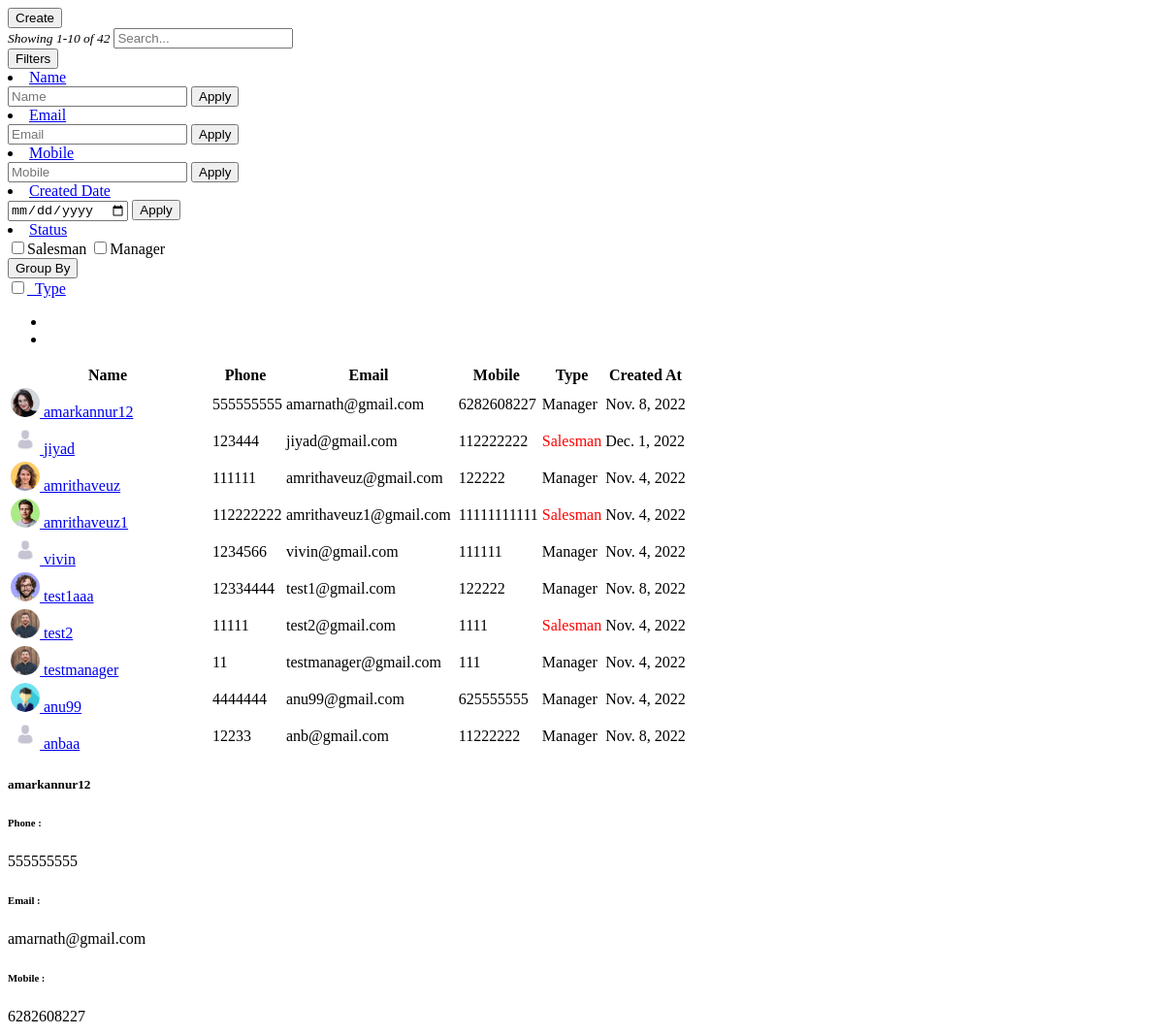
Before: /next_page_action_url_user (upper part) with the older database file.
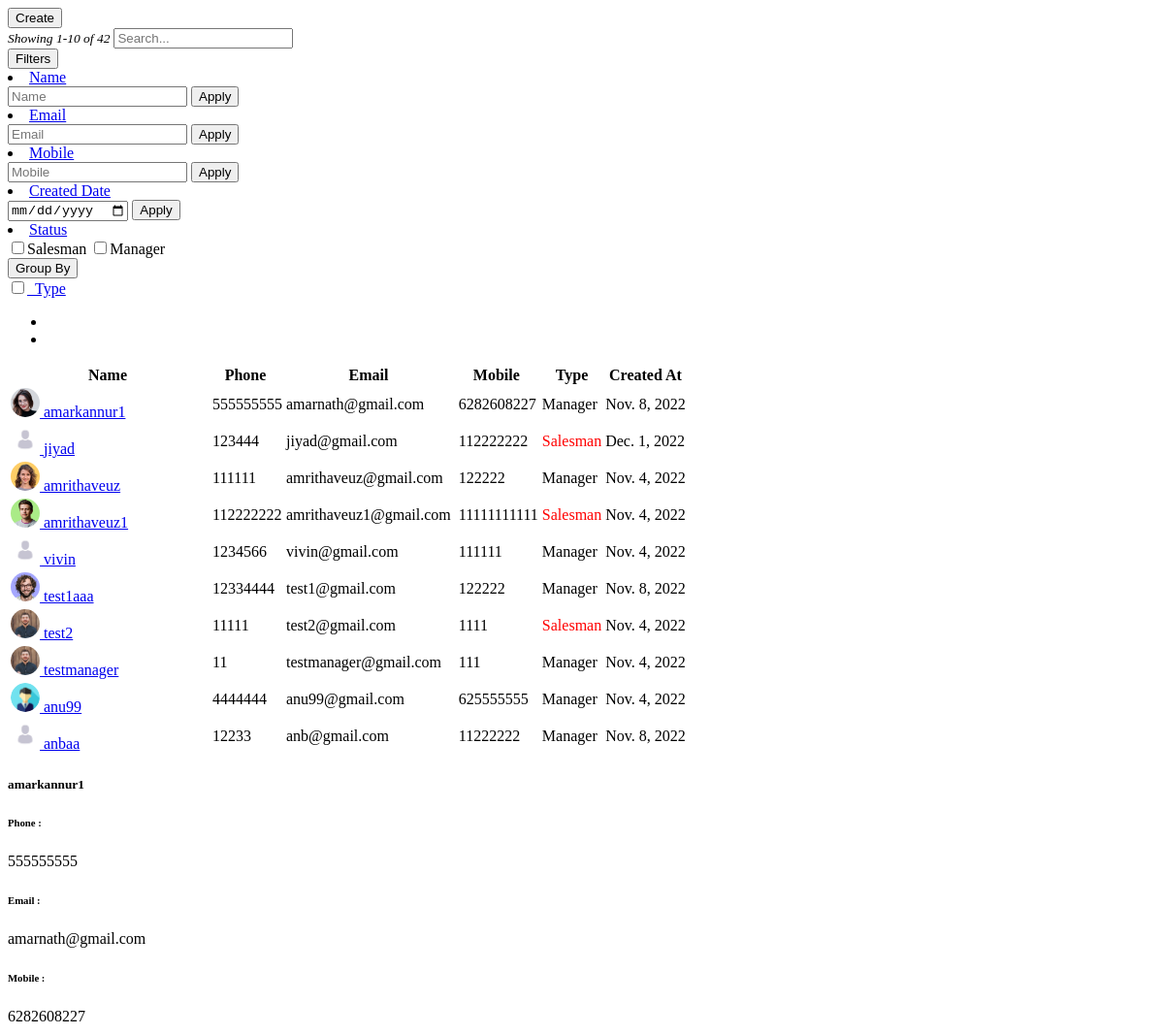
After: the same page with the newer database file.
### super_admin/models.py (models this page shows)
class common(models.Model):  # COMM0N
    dt = models.DateField(auto_now=True)
    tm = models.TimeField(auto_now=True)
    updated = models.DateTimeField(default=timezone.now)
    status = models.CharField(max_length=255, null=True)
    class Meta:
        abstract = True

class user_Details(common):
    auth_user = models.ForeignKey(User,on_delete=models.CASCADE,related_name="auth_user_login_id", null=True)
    name = models.CharField(max_length=255,null=True)
    phone = models.CharField(max_length=255,null=True)
    email = models.EmailField(null=True)
    mobile = models.CharField(max_length=255,null=True)
    emp_id = models.CharField(max_length=255,null=True)
    address1 = models.CharField(max_length=255,null=True)
    address2 = models.CharField(max_length=255,null=True)
    city = models.CharField(max_length=255,null=True)
    state = models.CharField(max_length=255,null=True)
    country = models.CharField(max_length=255,null=True)
    zip = models.CharField(max_length=255,null=True)
    password_geration_type = models.CharField(max_length=255,choices=password_generate_option,null=True)
    user_type = models.CharField(max_length=255,choices=login_user_type,null=True)
    atatchment = models.FileField(upload_to="user_image",null=True)
    created_by = models.ForeignKey(User,on_delete=models.CASCADE,related_name="added_by_user_id", null=True)
    plot_list_view = models.CharField(max_length=255,null=True)
    price_visibility = models.IntegerField(null=True,default=1)
    property_access =  models.CharField(max_length=255,choices=property_access_option,null=True)
    manager_nav_ploat_permission = models.IntegerField(default=0)
    manager_nav_user_permission = models.IntegerField(default=0)
    manager_nav_plot_edit_permission = models.IntegerField(default=0)
    manager_nav_booking_cancel_permission = models.IntegerField(default=0)
    manager_nav_customer_read_permission = models.IntegerField(default=0)
    manager_nav_customer_write_permission = models.IntegerField(default=0)
    manager_nav_customer_edit_permission = models.IntegerField(default=0)
    manager_nav_document_read_permission = models.IntegerField(default=0)
    manager_nav_document_write_permission = models.IntegerField(default=0)
    manager_nav_document_edit_permission = models.IntegerField(default=0)

### super_admin/views.py (the view)
# urls.py: path('next_page_action_url_user', views.next_page_action_url_user, name="next_page_action_url_user"),
def next_page_action_url_user(request):
    page_number = request.GET.get("page")
    data = user_Details.objects.all()
    data_paginator = Paginator(data, 10)
    try:
        page_obj = data_paginator.get_page(page_number)
    except PageNotAnInteger:
        page_obj = data_paginator.page(1)
    context = {
        "data": data,
        'page_obj': page_obj
    }
    return render(request, 'super_admin/demo_result_user.html', context)

### super_admin/templates/super_admin/demo_result_user.html (shortened to what the changed rows need)
{% load static %}
<div class="tab-pane active" id="home1" role="tabpanel">
    <div class="tab-content">
        <div class="tab-pane active" id="ho" role="tabpanel">
            <div class="table-responsive mb-1  mt-2">
                <table class="table table-nowrap align-middle user_table"
                    id="orderTable">
                    <thead class="table-light">
                        <tr class="text-uppercase">
                            <th class="sort"
                                data-sort="customer_name" style="width:200px;">
                                Name</th>
                            <th class="sort"
                                data-sort="product_name">
                               Phone
                            </th>
                            <th class="sort" data-sort="date">Email</th>
                            <th class="sort" data-sort="company">
                               Mobile
                            </th>
                            <th class="sort" data-sort="company">
                                Type
                             </th>
                            <th class="sort" data-sort="company">
                               Created At
                            </th>
                        </tr>
                    </thead>
                    <tbody class="list form-check-all append_search_result">
                        {% for i in page_obj  %}
                        <tr >
                            {% if i.atatchment == "" %}
                            <td class="id" onclick="window.location='user_edit?id={{i.id}}'"><img style="width:30px;    border-radius: 50%;" src="{% static 'adminicon.jpg' %}" class="m-1"/><a href="user_edit?id={{i.id}}"
                                    class="fw-medium link-primary">&nbsp;{{i.name}}</a>
                            </td>
                            {% else %}
                            <td class="id"><img style="width:30px;    border-radius: 50%;" src="./media/{{i.atatchment}}" class="m-1"/><a href="user_edit?id={{i.id}}"
                                    class="fw-medium link-primary">&nbsp;{{i.name}}</a>
                            </td>
                            {% endif %}
                            <td class="customer_name">&nbsp;{{i.phone}}
                            </td>
                            <td class="product_name">{{i.email}}</td>
                            <td class="date">&nbsp;{{i.mobile}}</td>
                            <td class="company">
                                {% if i.user_type == "manager" %}
                                <span
                                    class="badge badge-soft-success text-uppercase">Manager</span>
                                {% elif i.user_type == "salesman"  %}
                                <span style="color: red!important"
                                    class="badge badge-soft-success text-uppercase">Salesman</span>
                                    {% elif i.user_type == "admin"  %}
                                    <span style="color: rgb(35, 43, 156)!important"
                                        class="badge badge-soft-success text-uppercase">Admin</span>
                                {% endif %}
                                </td>
                            <td class="status">{{i.dt}}
                            </td>
                        </tr>
                        {% endfor %}
                    </tbody>
                </table>
            </div>
        </div>
        <div class="tab-pane" id="pro" role="tabpanel">
                        <div class='app'>
                            <main class='project1'>
                                <div class='project-tasks1 mb-1 append_card_view'>
                                {% for i in page_obj %}
                                    <div class='project-column'>
                                        <a href="user_edit?id={{i.id}}" style="text-decoration: none;color: black">
                                        <div class="customer-bx">
                                            <div class="customer-content">
                                                <h5>{{i.name}}</h5>
                                                <span class="d-flex"><h6>Phone : </h6> {{i.phone}}</span>
                                                <span class="d-flex"><h6>Email : </h6> {{i.email}}</span>
                                                <span class="d-flex"><h6>Mobile : </h6> {{i.mobile}}</span>
                                            </div>
                                        </div>
                                        </a>
                                    </div>
                                {% endfor %}
                                </div>
                            </main>
                        </div>
                    </div>
    </div>
</div>

Changed rows visible on the page:
changed user_Details "amarnath@gmail.com": name "amarkannur12" → "amarkannur1"
